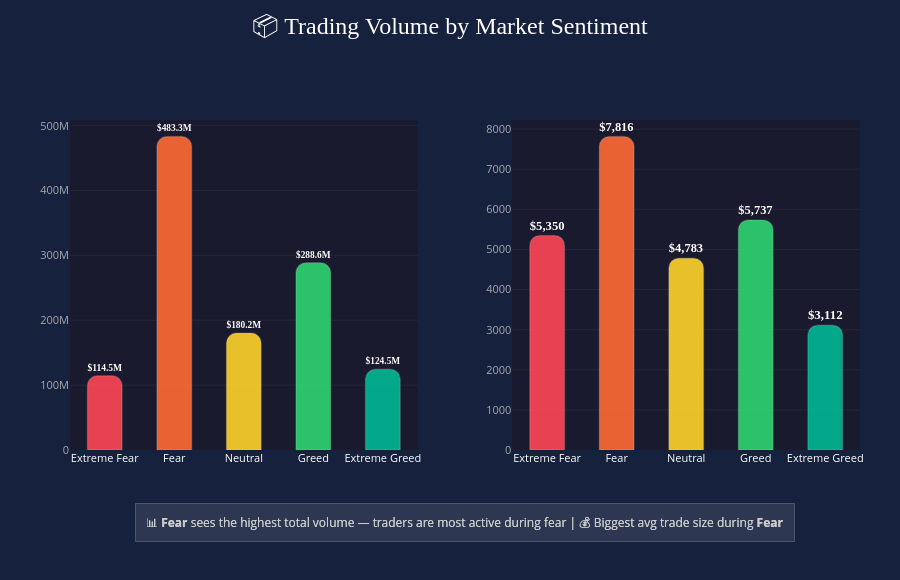

The notebook cell saved with this chart:
### Code cell
# Visualizing trading volume across sentiments
# Two charts side by side — total volume and average trade size
# This reveals HOW MUCH traders are putting at risk in each sentiment

import plotly.graph_objects as go
from plotly.subplots import make_subplots

sentiments = volume_by_sentiment['classification'].tolist()
total_vol = volume_by_sentiment['total_volume'].tolist()
avg_vol = volume_by_sentiment['avg_volume'].tolist()
colors = ['#ff4757', '#ff6b35', '#ffd32a', '#2ed573', '#00b894']
emojis = ['😨', '😟', '😐', '😊', '🤑']

# Dynamic insight text
best_total = sentiments[total_vol.index(max(total_vol))]
best_avg = sentiments[avg_vol.index(max(avg_vol))]

insight_text = (
    f'📊 <b>{best_total}</b> sees the highest total volume — '
    f'traders are most active during fear | '
    f'💰 Biggest avg trade size during <b>{best_avg}</b>'
)

fig = make_subplots(
    rows=1, cols=2,
    subplot_titles=[
        '<b>Total Trading Volume (USD)</b>',
        '<b>Average Trade Size (USD)</b>'
    ],
    horizontal_spacing=0.12
)

# Chart 1 — Total Volume
for sent, val, col, emoji in zip(sentiments, total_vol, colors, emojis):
    fig.add_trace(go.Bar(
        x=[sent], y=[val],
        marker=dict(color=col, cornerradius=10, opacity=0.9,
                    line=dict(color='rgba(255,255,255,0.15)', width=1.5)),
        text=f'<b>${val/1e6:.1f}M</b>',
        textposition='outside',
        textfont=dict(size=13, color='white', family='Arial Black'),
        width=0.5,
        hovertemplate=f'{emoji} <b>{sent}</b><br>Total Volume: $%{{y:,.0f}}<extra></extra>',
        showlegend=False
    ), row=1, col=1)

# Chart 2 — Avg Trade Size
for sent, val, col, emoji in zip(sentiments, avg_vol, colors, emojis):
    fig.add_trace(go.Bar(
        x=[sent], y=[val],
        marker=dict(color=col, cornerradius=10, opacity=0.9,
                    line=dict(color='rgba(255,255,255,0.15)', width=1.5)),
        text=f'<b>${val:,.0f}</b>',
        textposition='outside',
        textfont=dict(size=13, color='white', family='Arial Black'),
        width=0.5,
        hovertemplate=f'{emoji} <b>{sent}</b><br>Avg Trade Size: $%{{y:,.0f}}<extra></extra>',
        showlegend=False
    ), row=1, col=2)

fig.update_layout(
    title=dict(
        text='📦 Trading Volume by Market Sentiment',
        font=dict(size=24, family='Arial Black', color='white'),
        x=0.5, xanchor='center', y=0.97
    ),
    plot_bgcolor='#1a1a2e',
    paper_bgcolor='#16213e',
    height=580,
    margin=dict(t=120, b=130, l=70, r=40),
    showlegend=False,
    hoverlabel=dict(
        bgcolor='#0f3460', font_size=13,
        font_color='white',
        bordercolor='rgba(255,255,255,0.2)'
    ),
    annotations=[
        dict(
            text=insight_text,
            xref='paper', yref='paper',
            x=0.5, y=-0.28,
            showarrow=False,
            font=dict(size=12, color='#ccc'),
            xanchor='center',
            bgcolor='rgba(255,255,255,0.05)',
            bordercolor='rgba(255,255,255,0.1)',
            borderwidth=1, borderpad=10
        )
    ]
)

# Style both x and y axes
for col in [1, 2]:
    fig.update_xaxes(
        tickfont=dict(size=11, color='white'),
        showgrid=False, zeroline=False,
        categoryorder='array', categoryarray=sentiments,
        row=1, col=col
    )
    fig.update_yaxes(
        tickfont=dict(size=11, color='#aaa'),
        showgrid=True, gridcolor='rgba(255,255,255,0.05)',
        zeroline=False, row=1, col=col
    )

fig.show()
fig.write_html('chart3_volume_by_sentiment.html')

### Figure 1 — Plotly figure (JSON) as saved in the notebook; plotly's stock layout.template omitted (floating-point values rounded to 4 significant figures)
{"data": [{"hovertemplate": "😨 <b>Extreme Fear</b><br>Total Volume: $%{y:,.0f}<extra></extra>", "marker": {"color": "#ff4757", "cornerradius": 10, "line": {"color": "rgba(255,255,255,0.15)", "width": 1.5}, "opacity": 0.9}, "showlegend": false, "text": "<b>$114.5M</b>", "textfont": {"color": "white", "family": "Arial Black", "size": 13}, "textposition": "outside", "type": "bar", "width": 0.5, "x": ["Extreme Fear"], "xaxis": "x", "y": [114500000.0], "yaxis": "y"}, {"hovertemplate": "😟 <b>Fear</b><br>Total Volume: $%{y:,.0f}<extra></extra>", "marker": {"color": "#ff6b35", "cornerradius": 10, "line": {"color": "rgba(255,255,255,0.15)", "width": 1.5}, "opacity": 0.9}, "showlegend": false, "text": "<b>$483.3M</b>", "textfont": {"color": "white", "family": "Arial Black", "size": 13}, "textposition": "outside", "type": "bar", "width": 0.5, "x": ["Fear"], "xaxis": "x", "y": [483300000.0], "yaxis": "y"}, {"hovertemplate": "😐 <b>Neutral</b><br>Total Volume: $%{y:,.0f}<extra></extra>", "marker": {"color": "#ffd32a", "cornerradius": 10, "line": {"color": "rgba(255,255,255,0.15)", "width": 1.5}, "opacity": 0.9}, "showlegend": false, "text": "<b>$180.2M</b>", "textfont": {"color": "white", "family": "Arial Black", "size": 13}, "textposition": "outside", "type": "bar", "width": 0.5, "x": ["Neutral"], "xaxis": "x", "y": [180200000.0], "yaxis": "y"}, {"hovertemplate": "😊 <b>Greed</b><br>Total Volume: $%{y:,.0f}<extra></extra>", "marker": {"color": "#2ed573", "cornerradius": 10, "line": {"color": "rgba(255,255,255,0.15)", "width": 1.5}, "opacity": 0.9}, "showlegend": false, "text": "<b>$288.6M</b>", "textfont": {"color": "white", "family": "Arial Black", "size": 13}, "textposition": "outside", "type": "bar", "width": 0.5, "x": ["Greed"], "xaxis": "x", "y": [288600000.0], "yaxis": "y"}, {"hovertemplate": "🤑 <b>Extreme Greed</b><br>Total Volume: $%{y:,.0f}<extra></extra>", "marker": {"color": "#00b894", "cornerradius": 10, "line": {"color": "rgba(255,255,255,0.15)", "width": 1.5}, "opacity": 0.9}, "showlegend": false, "text": "<b>$124.5M</b>", "textfont": {"color": "white", "family": "Arial Black", "size": 13}, "textposition": "outside", "type": "bar", "width": 0.5, "x": ["Extreme Greed"], "xaxis": "x", "y": [124500000.0], "yaxis": "y"}, {"hovertemplate": "😨 <b>Extreme Fear</b><br>Avg Trade Size: $%{y:,.0f}<extra></extra>", "marker": {"color": "#ff4757", "cornerradius": 10, "line": {"color": "rgba(255,255,255,0.15)", "width": 1.5}, "opacity": 0.9}, "showlegend": false, "text": "<b>$5,350</b>", "textfont": {"color": "white", "family": "Arial Black", "size": 13}, "textposition": "outside", "type": "bar", "width": 0.5, "x": ["Extreme Fear"], "xaxis": "x2", "y": [5350.0], "yaxis": "y2"}, {"hovertemplate": "😟 <b>Fear</b><br>Avg Trade Size: $%{y:,.0f}<extra></extra>", "marker": {"color": "#ff6b35", "cornerradius": 10, "line": {"color": "rgba(255,255,255,0.15)", "width": 1.5}, "opacity": 0.9}, "showlegend": false, "text": "<b>$7,816</b>", "textfont": {"color": "white", "family": "Arial Black", "size": 13}, "textposition": "outside", "type": "bar", "width": 0.5, "x": ["Fear"], "xaxis": "x2", "y": [7816.0], "yaxis": "y2"}, {"hovertemplate": "😐 <b>Neutral</b><br>Avg Trade Size: $%{y:,.0f}<extra></extra>", "marker": {"color": "#ffd32a", "cornerradius": 10, "line": {"color": "rgba(255,255,255,0.15)", "width": 1.5}, "opacity": 0.9}, "showlegend": false, "text": "<b>$4,783</b>", "textfont": {"color": "white", "family": "Arial Black", "size": 13}, "textposition": "outside", "type": "bar", "width": 0.5, "x": ["Neutral"], "xaxis": "x2", "y": [4783.0], "yaxis": "y2"}, {"hovertemplate": "😊 <b>Greed</b><br>Avg Trade Size: $%{y:,.0f}<extra></extra>", "marker": {"color": "#2ed573", "cornerradius": 10, "line": {"color": "rgba(255,255,255,0.15)", "width": 1.5}, "opacity": 0.9}, "showlegend": false, "text": "<b>$5,737</b>", "textfont": {"color": "white", "family": "Arial Black", "size": 13}, "textposition": "outside", "type": "bar", "width": 0.5, "x": ["Greed"], "xaxis": "x2", "y": [5737.0], "yaxis": "y2"}, {"hovertemplate": "🤑 <b>Extreme Greed</b><br>Avg Trade Size: $%{y:,.0f}<extra></extra>", "marker": {"color": "#00b894", "cornerradius": 10, "line": {"color": "rgba(255,255,255,0.15)", "width": 1.5}, "opacity": 0.9}, "showlegend": false, "text": "<b>$3,112</b>", "textfont": {"color": "white", "family": "Arial Black", "size": 13}, "textposition": "outside", "type": "bar", "width": 0.5, "x": ["Extreme Greed"], "xaxis": "x2", "y": [3112.0], "yaxis": "y2"}], "layout": {"annotations": [{"bgcolor": "rgba(255,255,255,0.05)", "bordercolor": "rgba(255,255,255,0.1)", "borderpad": 10, "borderwidth": 1, "font": {"color": "#ccc", "size": 12}, "showarrow": false, "text": "📊 <b>Fear</b> sees the highest total volume — traders are most active during fear | 💰 Biggest avg trade size during <b>Fear</b>", "x": 0.5, "xanchor": "center", "xref": "paper", "y": -0.28, "yanchor": "bottom", "yref": "paper"}, {"bgcolor": "rgba(255,255,255,0.05)", "bordercolor": "rgba(255,255,255,0.1)", "borderpad": 10, "borderwidth": 1, "font": {"color": "#ccc", "size": 12}, "showarrow": false, "text": "📊 <b>Fear</b> sees the highest total volume — traders are most active during fear | 💰 Biggest avg trade size during <b>Fear</b>", "x": 0.5, "xanchor": "center", "xref": "paper", "y": -0.28, "yanchor": "bottom", "yref": "paper"}], "height": 580, "hoverlabel": {"bgcolor": "#0f3460", "bordercolor": "rgba(255,255,255,0.2)", "font": {"color": "white", "size": 13}}, "margin": {"b": 130, "l": 70, "r": 40, "t": 120}, "paper_bgcolor": "#16213e", "plot_bgcolor": "#1a1a2e", "showlegend": false, "title": {"font": {"color": "white", "family": "Arial Black", "size": 24}, "text": "📦 Trading Volume by Market Sentiment", "x": 0.5, "xanchor": "center", "y": 0.97}, "xaxis": {"anchor": "y", "categoryarray": ["Extreme Fear", "Fear", "Neutral", "Greed", "Extreme Greed"], "categoryorder": "array", "domain": [0, 0.44], "showgrid": false, "tickfont": {"color": "white", "size": 11}, "zeroline": false}, "xaxis2": {"anchor": "y2", "categoryarray": ["Extreme Fear", "Fear", "Neutral", "Greed", "Extreme Greed"], "categoryorder": "array", "domain": [0.56, 1], "showgrid": false, "tickfont": {"color": "white", "size": 11}, "zeroline": false}, "yaxis": {"anchor": "x", "domain": [0, 1], "gridcolor": "rgba(255,255,255,0.05)", "showgrid": true, "tickfont": {"color": "#aaa", "size": 11}, "zeroline": false}, "yaxis2": {"anchor": "x2", "domain": [0, 1], "gridcolor": "rgba(255,255,255,0.05)", "showgrid": true, "tickfont": {"color": "#aaa", "size": 11}, "zeroline": false}}}
